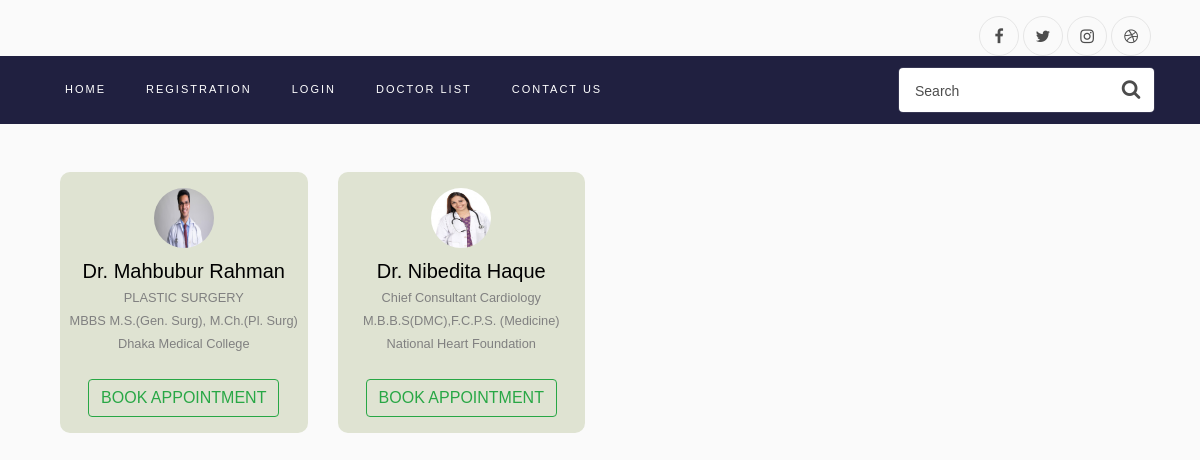
/doctor_list/, run on an earlier commit of the app's database.
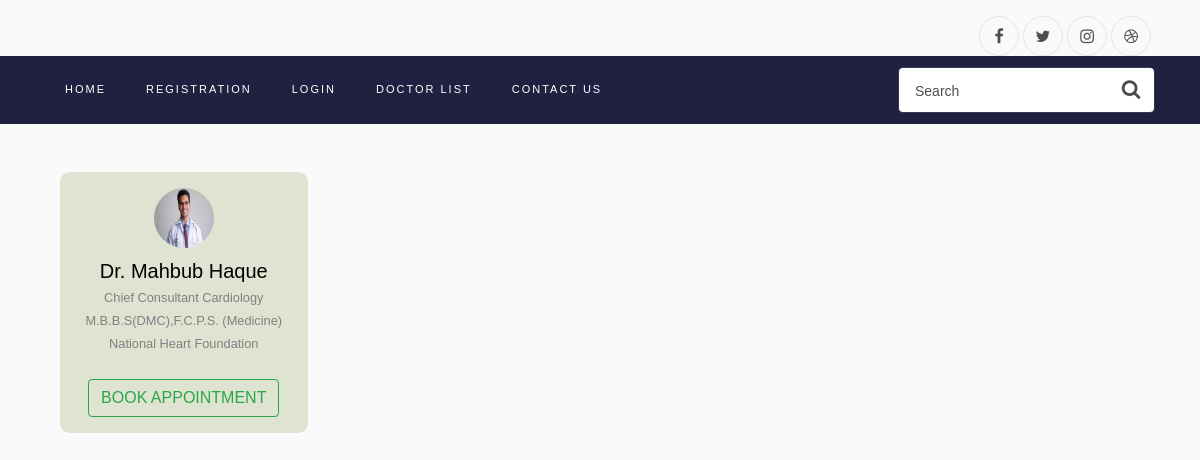
And on a later commit of the database.
### userManagement/models.py (models this page shows, shortened)
class DoctorProfile(models.Model):
    image = models.ImageField(upload_to='doctor/', blank=True, null=True, default="doctor/default_icon.png",)
    user = models.ForeignKey(Doctor, default=None, on_delete=models.CASCADE)
    name = models.CharField(max_length=50,blank=True,null=True)
    email = models.EmailField(blank=True,null=True)
    status = models.BooleanField(blank=True,null=True,default=True)
    degree = models.CharField(max_length=500,blank=True,null=True)
    hospital_name = models.CharField(max_length=100,blank=True,null=True)
    speciality = models.CharField(max_length=100,blank=True,null=True)
    def create_user_profile(sender, instance, created, **kwargs):
        if created and instance.type == Types.Doctor:
            DoctorProfile.objects.create(user=instance)
    post_save.connect(create_user_profile, sender=Doctor)

### userManagement/views.py (the view)
# urls.py: path('doctor_list/',userView.doctor_list,name='doctor_list'),
def doctor_list(request):
    doctors = DoctorProfile.objects.all()
    context={
        'doctors':doctors
    }
    return render(request, 'userManagement/doctorList.html', context)

### userManagement/context.py (called while the page is built, shortened)
def verifiedUser(request):
    usertype = ''
    userStatus=''
    context = {
        'userStatus': userStatus,
        'usertype' : usertype
    }
    return context

### templates/userManagement/doctorList.html (shortened to what this page needs)
{% extends 'base.html' %}
{% load static %}
{% block content %}
    <div class="container mt-5 mb-5">
    <div class="row g-2">
    {% for d in  doctors %}
        {% if  d.name is not None %}
        <div class="col-md-3">
            <div class="card p-2 py-3 text-center" style="background: #dfe3d2">
                <div class="img mb-2"> <img src="{{ d.image.url }}" width="60" height="60" class="rounded-circle"> </div>
                <h5 class="mb-0">{{ d.name}}</h5> <small>{{ d.speciality }}</small>
                <small>{{ d.degree }}</small>
                <small>{{ d.hospital_name }}</small>
                <div class="mt-4 apointment">
                    <a href="{{ d.user.id }}"><button class="btn btn-outline-success text-uppercase">Book Appointment</button>
                    </a>
                </div>
            </div>
        </div>
        {% endif %}
    {% endfor %}
</div>
    </div>
{% endblock content %}

### templates/base.html (shortened to what this page needs)
{% load static %}
<!DOCTYPE html>
<html lang="en">
<head>
    <link rel="stylesheet" href="https://cdn.jsdelivr.net/npm/bootstrap@4.6.0/dist/css/bootstrap.min.css"
>
    <link rel="stylesheet" href="https://stackpath.bootstrapcdn.com/font-awesome/4.7.0/css/font-awesome.min.css">
    <link rel="stylesheet" href="{% static 'css/style.css' %}">
    <link rel="stylesheet" href="{% static 'css/contact_us.css' %}">
</head>
<body>
<section class="ftco-section">
    <div class="container">
        <div class="row justify-content-between">
            <div class="col d-flex justify-content-end">
                <div class="social-media">
                    <p class="mb-0 d-flex">
                        <a href="#" class="d-flex align-items-center justify-content-center"><span
                                class="fa fa-facebook"><i class="sr-only">Facebook</i></span></a>
                        <a href="#" class="d-flex align-items-center justify-content-center"><span
                                class="fa fa-twitter"><i class="sr-only">Twitter</i></span></a>
                        <a href="#" class="d-flex align-items-center justify-content-center"><span
                                class="fa fa-instagram"><i class="sr-only">Instagram</i></span></a>
                        <a href="#" class="d-flex align-items-center justify-content-center"><span
                                class="fa fa-dribbble"><i class="sr-only">Dribbble</i></span></a>
                    </p>
                </div>
            </div>
        </div>
    </div>
    <nav class="navbar navbar-expand-lg navbar-dark ftco_navbar bg-dark ftco-navbar-light" id="ftco-navbar">
        <div class="container">
            <form action="#" class="searchform order-lg-last">
                <div class="form-group d-flex">
                    <input type="text" class="form-control pl-3" placeholder="Search">
                    <button type="submit" placeholder="" class="form-control search"><span class="fa fa-search"></span>
                    </button>
                </div>
            </form>
            <div class="collapse navbar-collapse" id="ftco-nav">
                <ul class="navbar-nav mr-auto">
                    {% if user.is_authenticated %}
                        {% if usertype == 'DOCTOR' %}
                            <li class="nav-item "><a href="{% url 'home' %}" class="nav-link">Home</a></li>
                            <li class="nav-item "><a href="{% url 'profile' %}" class="nav-link">Profile</a></li>
                            <li class="nav-item "><a href="{% url 'scheduling' %}" class="nav-link">Scheduling</a></li>
                            <li class="nav-item "><a href="{% url 'contact_us' %}" class="nav-link">Contact Us</a></li>
                            <li class="nav-item "><a href="{% url 'logout' %}" class="nav-link">Logout</a></li>
                        {% endif %}
                        {% if usertype == 'PATIENT' %}
                            {% if userStatus == 'notVerified' %}
                                <li class="nav-item "><a href="{% url 'home' %}" class="nav-link">Home</a></li>
                                <li class="nav-item "><a href="{% url 'profile' %}" class="nav-link">Profile</a></li>
                                <li class="nav-item "><a href="{% url 'send_mail' %}" class="nav-link">Verify</a></li>
                                <li class="nav-item "><a href="{% url 'doctor_list' %}" class="nav-link">Doctor List</a>
                                </li>
                                <li class="nav-item "><a href="{% url 'contact_us' %}" class="nav-link">Contact Us</a>
                                </li>
                                <li class="nav-item "><a href="{% url 'logout' %}" class="nav-link">Logout</a></li>
                            {% else %}
                                <li class="nav-item "><a href="{% url 'home' %}" class="nav-link">Home</a></li>
                                <li class="nav-item "><a href="{% url 'profile' %}" class="nav-link">Profile</a></li>
                                <li class="nav-item "><a href="{% url 'scheduling' %}" class="nav-link">Scheduling</a>
                                </li>
                                <li class="nav-item "><a href="{% url 'doctor_list' %}" class="nav-link">Doctor List</a>
                                </li>
                                <li class="nav-item "><a href="{% url 'contact_us' %}" class="nav-link">Contact Us</a>
                                </li>
                                <li class="nav-item "><a href="{% url 'logout' %}" class="nav-link">Logout</a></li>
                            {% endif %}
                        {% endif %}
                        {% if usertype == 'ADMIN' %}
                            <li class="nav-item "><a href="{% url 'home' %}" class="nav-link">Home</a></li>
                            <li class="nav-item "><a href="{% url 'adminpanel' %}" class="nav-link">Admin Panel</a></li>
                            <li class="nav-item "><a href="{% url 'doctor_list' %}" class="nav-link">Doctor List</a>
                            </li>
                            <li class="nav-item "><a href="{% url 'logout' %}" class="nav-link">Logout</a></li>
                        {% endif %}
                    {% else %}
                        <li class="nav-item "><a href="{% url 'home' %}" class="nav-link">Home</a></li>
                        <li class="nav-item "><a href="{% url 'registration' %}" class="nav-link">Registration</a></li>
                        <li class="nav-item "><a href="{% url 'login' %}" class="nav-link">Login</a></li>
                        <li class="nav-item "><a href="{% url 'doctor_list' %}" class="nav-link">Doctor List</a>
                        </li>
                        <li class="nav-item "><a href="{% url 'contact_us' %}" class="nav-link">Contact Us</a></li>
                    {% endif %}
                </ul>
            </div>
        </div>
    </nav>
    <div class="container">
        {% block content %}
        {% endblock content %}
    </div>
</section>
</body>
</html>

### static/css/contact_us.css (style rules this page uses)
section { padding: 60px 0; min-height: 100vh; }

### templates/base.html (style rules this page uses)
.card { border: none; border-radius: 10px; transition: all 1s; cursor: pointer; margin-bottom: 10px; }

What changed in the data, as far as the page shows it:
removed DoctorProfile: image (picture), name "Dr. Nibedita Haque", speciality "Chief Consultant Cardiology", degree "M.B.B.S(DMC),F.C.P.S. (Medicine)", hospital_name "National Heart Foundation"
changed DoctorProfile: name "Dr. Mahbubur Rahman" → "Dr. Mahbub Haque"; speciality "PLASTIC SURGERY" → "Chief Consultant Cardiology"; degree "MBBS M.S.(Gen. Surg), M.Ch.(Pl. Surg)" → "M.B.B.S(DMC),F.C.P.S. (Medicine)"; hospital_name "Dhaka Medical College" → "National Heart Foundation"
